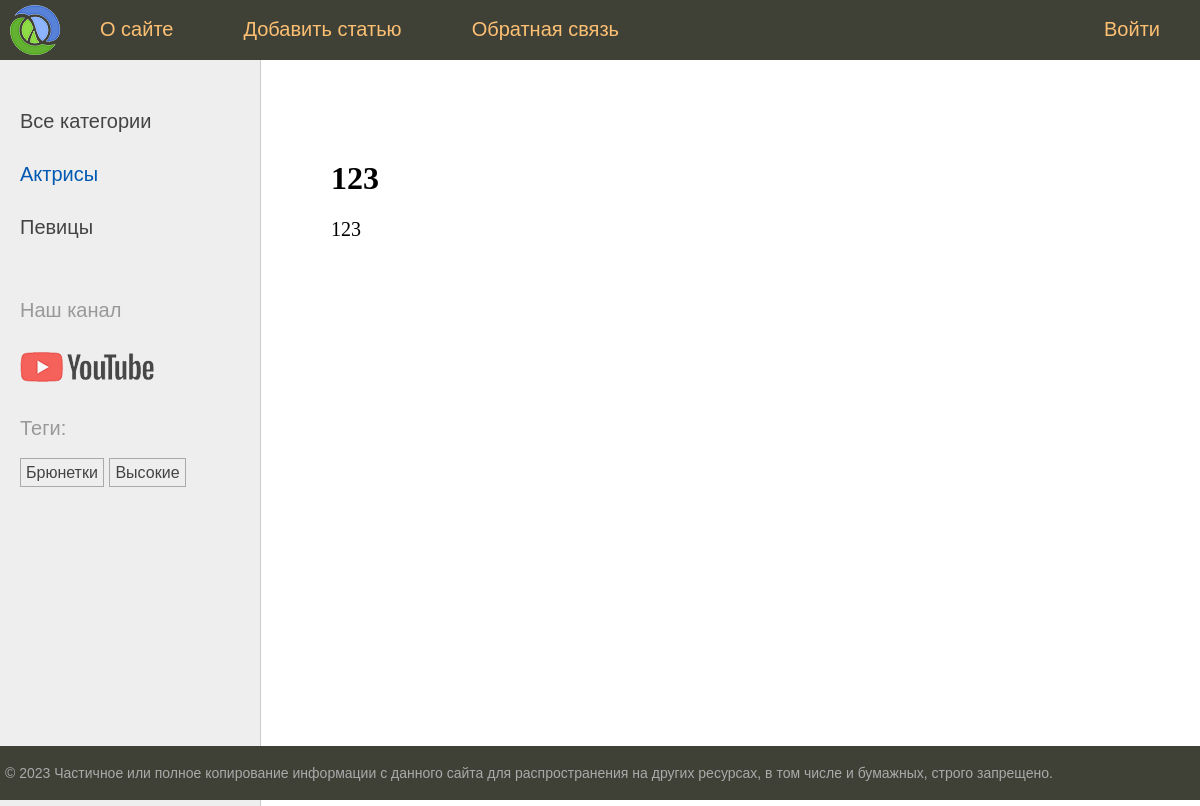
The app's page /post/123/ with its own data.
### myprogram/models.py (models this page shows, shortened)
class Category(models.Model):
    name = models.CharField(max_length=100, db_index=True, verbose_name='Категория')
    slug = models.SlugField(max_length=255, unique=True, db_index=True)
    class Meta:
        verbose_name = 'Категория'
        verbose_name_plural = 'Категории'
    def get_absolute_url(self):
        return reverse('category', kwargs={'cat_slug': self.slug})

class TagPost(models.Model):
    tag = models.CharField(max_length=100, db_index=True)
    slug = models.SlugField(max_length=255, unique=True, db_index=True)
    def get_absolute_url(self):
        return reverse('tag', kwargs={'tag_slug': self.slug})

class Program(models.Model):
    class Status(models.IntegerChoices):
        DRAFT = 0, 'Черновик'
        PUBLISHED = 1, 'Опубликовано'
    title = models.CharField(max_length=255, verbose_name='Заголовок')
    slug = models.SlugField(max_length=255, unique=True,
                            db_index=True, verbose_name='Slug',
                            validators=[
                                MinLengthValidator(5, message='Минимум 5 символов'),
                                MaxLengthValidator(100, message='Максимум 100 символов')
                            ])
    content = models.TextField(blank=True, verbose_name='Текст статьи')
    time_create = models.DateTimeField(auto_now_add=True, verbose_name='Время создания')
    time_update = models.DateTimeField(auto_now=True, verbose_name='Время изменения')
    is_published = models.BooleanField(choices=tuple(map(lambda x: (bool(x[0]), x[1]), Status.choices)),
                                       default=Status.DRAFT, verbose_name='Статус')
    cat = models.ForeignKey('Category', on_delete=models.PROTECT, related_name='posts', verbose_name='Категории')
    tags = models.ManyToManyField('TagPost', blank=True, related_name='tags', verbose_name='Теги')
    husband = models.OneToOneField('Husband', on_delete=models.SET_NULL, null=True, blank=True, related_name='wuman',
                                   verbose_name='Муж')
    objects = models.Manager()
    published = PublishedManager()
    class Meta:
        verbose_name = 'Программы'
        verbose_name_plural = 'Программы'
        ordering = ['-time_create']
        indexes = [
            models.Index(fields=['-time_create'])
        ]

### myprogram/views.py (the view)
# urls.py: path('post/<slug:post_slug>/', views.show_post, name='post'),
def show_post(request, post_slug):
    post = get_object_or_404(Program, slug=post_slug)
    data = {
        'title': post.title,
        'menu': menu,
        'post': post,
        'cat_selected': 1,
    }
    return render(request, 'program/post.html', data)

### myprogram/templatetags/program_tags.py (called while the page is built)
@register.inclusion_tag('program/list_categories.html')
def show_categories(cat_selected=0):
    cats = Category.objects.annotate(total=Count("posts")).filter(total__gt=0)
    return {'cats': cats, 'cat_selected': cat_selected}

@register.inclusion_tag('program/list_tags.html')
def show_all_tags():
    return {'tags': TagPost.objects.annotate(total=Count("tags")).filter(total__gt=0)}

### myprogram/templates/program/post.html (shortened to what this page needs)
{% extends 'base.html' %}
{% block content %}
<h1>{{ post.title }}</h1>
{{post.content|linebreaks}}
{% endblock %}

### myprogram/templates/program/list_categories.html
{% for cat in cats %}
{% if cat.id == cat_selected %}
<li class="selected">{{cat.name}}</li>
{% else %}
    <li><a href="{{ cat.get_absolute_url }}">{{cat.name}}</a></li>
{% endif %}
{% endfor %}

### myprogram/templates/program/list_tags.html
{% if tags %}
    <p>Теги:</p>
    <ul class="tags-list">
        {% for t in tags %}
        <li><a href="{{t.get_absolute_url}}">{{t.tag}}</a></li>
        {% endfor %}
    </ul>
{% endif %}

### myprogram/static/program/css/styles.css (style rules this page uses)
html, body { font-family: 'Arial'; margin: 0; padding: 0; height: 100%; width: 100%; color: #444; }
a { color: #0059b2; text-decoration: none; }
.left-chapters ul { width: 230px; margin: 0; padding: 20px 10px 10px 20px; list-style: none; font-size: 20px; }
.left-chapters ul li { margin: 30px 0 0 0; color: #999; }
.left-chapters ul li.selected { color: #0059b2; }
.left-chapters ul li a { color: #444; text-decoration: none; }
ul.tags-list { width: 100%; margin: 0; padding: 0; list-style: none; }
ul.tags-list li { margin: 0; padding: 0 0 10px; display: inline-block; }
ul.tags-list li a { padding: 5px; font-size: 16px; border: 1px solid #aaa; }
.content-text h1 { font-size: 32px; }

### records on screen
Category: name "Актрисы"
Category: name "Певицы"
TagPost: tag "Брюнетки"
TagPost: tag "Высокие"
Program: title "123", content "123"

### other values on screen
{{ m.title }} "О сайте" "Добавить статью" "Обратная связь" "Войти"
